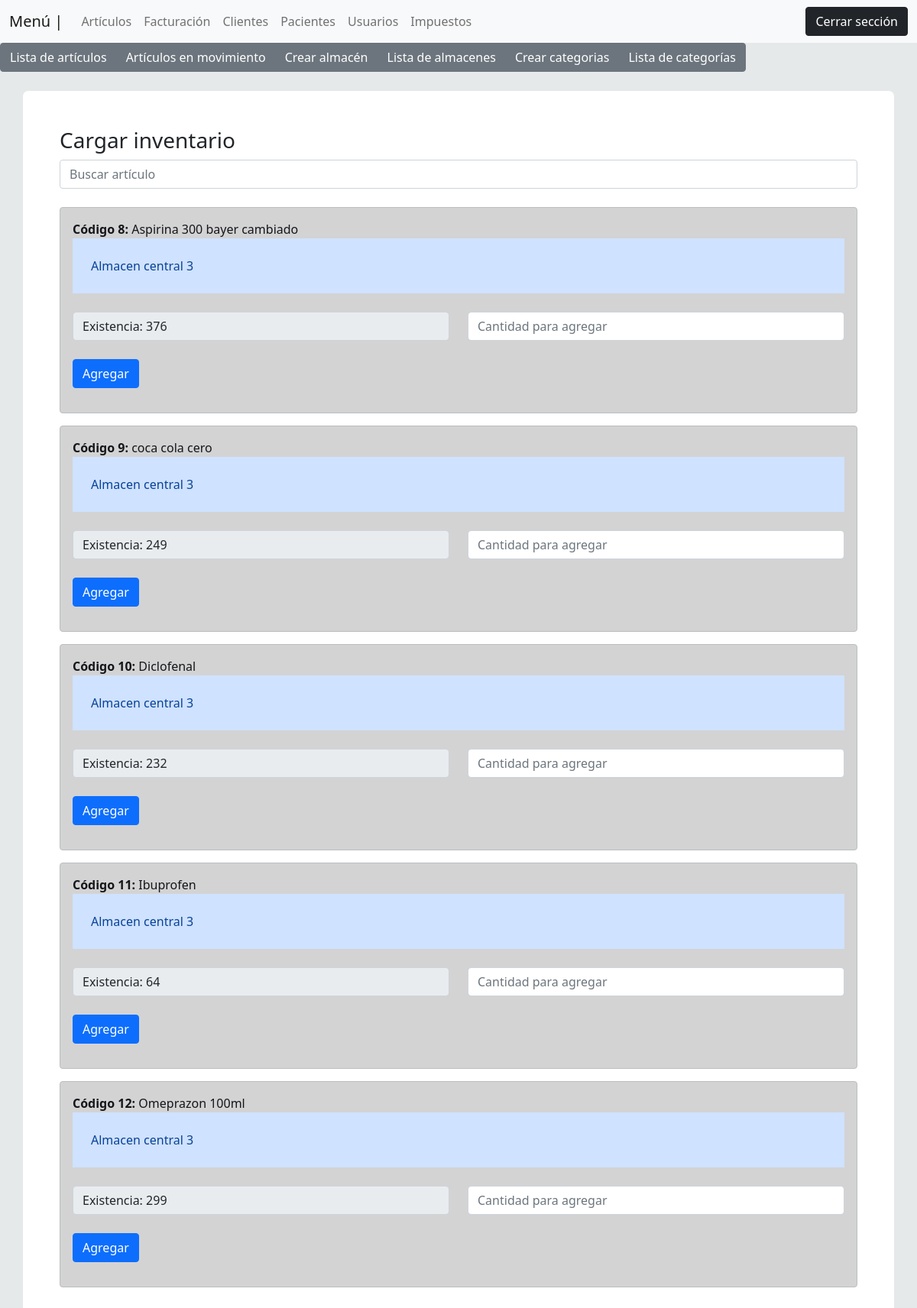
The page /views/cargas_a_inventario.php (signed in) on the database as committed earlier.
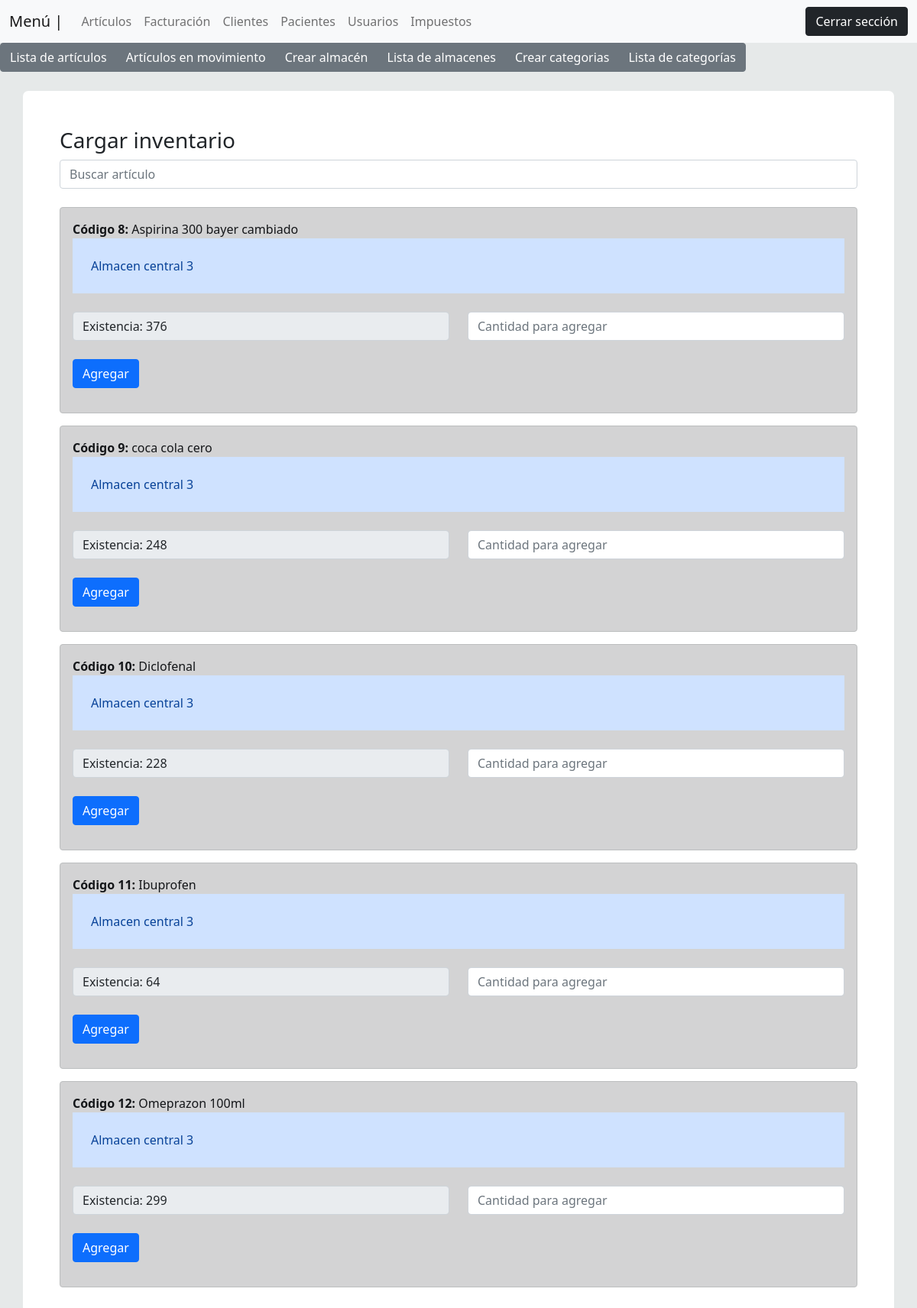
The same page on the database as committed later.
### tables this page shows
CREATE TABLE `articulos` (
  `id` int(11) NOT NULL,
  `nombre` varchar(100) NOT NULL,
  `descripcion` text DEFAULT NULL,
  `existencia` float NOT NULL DEFAULT 0,
  `stock` float NOT NULL DEFAULT 0,
  `cantidad_disponible` float NOT NULL DEFAULT 0,
  `cantidad_en_movimiento` int(7) NOT NULL DEFAULT 0,
  `almacen` int(2) DEFAULT NULL,
  `fcc` varchar(100) DEFAULT NULL,
  `fcv` varchar(100) NOT NULL,
  `status` varchar(10) NOT NULL DEFAULT 'Activo',
  `categoria` varchar(100) DEFAULT NULL,
  `precio_compra` float DEFAULT NULL,
  `precio_venta` float NOT NULL,
  `codigo_impuesto` int(2) DEFAULT NULL,
  `casa_productora` varchar(100) DEFAULT NULL,
  `fecha_creacion` timestamp NOT NULL DEFAULT current_timestamp() ON UPDATE current_timestamp(),
  `creado_por` varchar(100) DEFAULT NULL,
  `fecha_modificacion` date DEFAULT NULL,
  `modificado_por` varchar(100) DEFAULT NULL,
  `fecha_borrado` date DEFAULT NULL,
  `borrado_por` varchar(100) DEFAULT NULL
);

CREATE TABLE `almacenes` (
  `id` int(11) NOT NULL,
  `nombre` varchar(100) NOT NULL,
  `descripcion` text NOT NULL,
  `creado_por` varchar(100) NOT NULL,
  `fecha_creacion` timestamp NOT NULL DEFAULT current_timestamp() ON UPDATE current_timestamp(),
  `fecha_modificacion` date DEFAULT NULL,
  `modificado_por` varchar(100) DEFAULT NULL,
  `fecha_borrado` date DEFAULT NULL,
  `borrado_por` varchar(100) DEFAULT NULL
);

### views/cargas_a_inventario.php (the view, shortened to what this page needs)
<?php
 include('plantilla/menu_top.php');
 include('plantilla/menu_articulos.php');
 $consulta_articulos = "SELECT * FROM articulos where borrado_por is null limit 10";
 $query_articulos = $conexion->query($consulta_articulos);
?>
<div class="container p-5 contenido">
    <h3>Cargar inventario</h3>
        <div class="col-md-12">
            <input type="text" class="form-control" id="busqueda" placeholder="Buscar artículo"><br>
            <div role="alert" id="caja_init">
                <?php
                    while($articulo = $query_articulos->fetch_assoc())
                    {
                ?>
                <div class="alert alert-dark">
                <strong>Código   <?php echo $articulo["id"].":</strong> ".$articulo["nombre"]?>
                <form action="../backend/inventario/cargar_cantidades.php" method="post">
                    <div class="row">
                        <div class="col-md-12 mb-4">
                            <div class="alert-primary p-4">
                                <?php
                                    $id_almacen = $articulo["almacen"];
                                     $consulta_almacen = "SELECT * from almacenes where id = $id_almacen";
                                    $query_almacen = $conexion->query($consulta_almacen);
                                    $resultado = $query_almacen->fetch_assoc();
                                    echo $resultado["nombre"];
                                ?>
                            </div>
                        </div>
                        <div class="col-md-6 mb-4">
                            <input type="text" disabled value="Existencia: <?php echo $articulo["existencia"]?>" class="form-control" placeholder="Cantidad Actual">
                        </div>
                        <div class="col-md-6 ">
                            <input type="number" name="cantidad" class="form-control" placeholder="Cantidad para agregar">
                        </div> <br>
                        <div class="col-md-6">
                            <button class="btn btn-primary">Agregar</button>
                        </div>
                    </div>
                </form>
                </div>
                <?php
                }
            ?>
            </div>
        </div>
</div>

Rows that differ between the two databases and show on the page:
changed articulos "coca cola cero": existencia "Existencia: 249" → "Existencia: 248"
changed articulos "Diclofenal": existencia "Existencia: 232" → "Existencia: 228"
